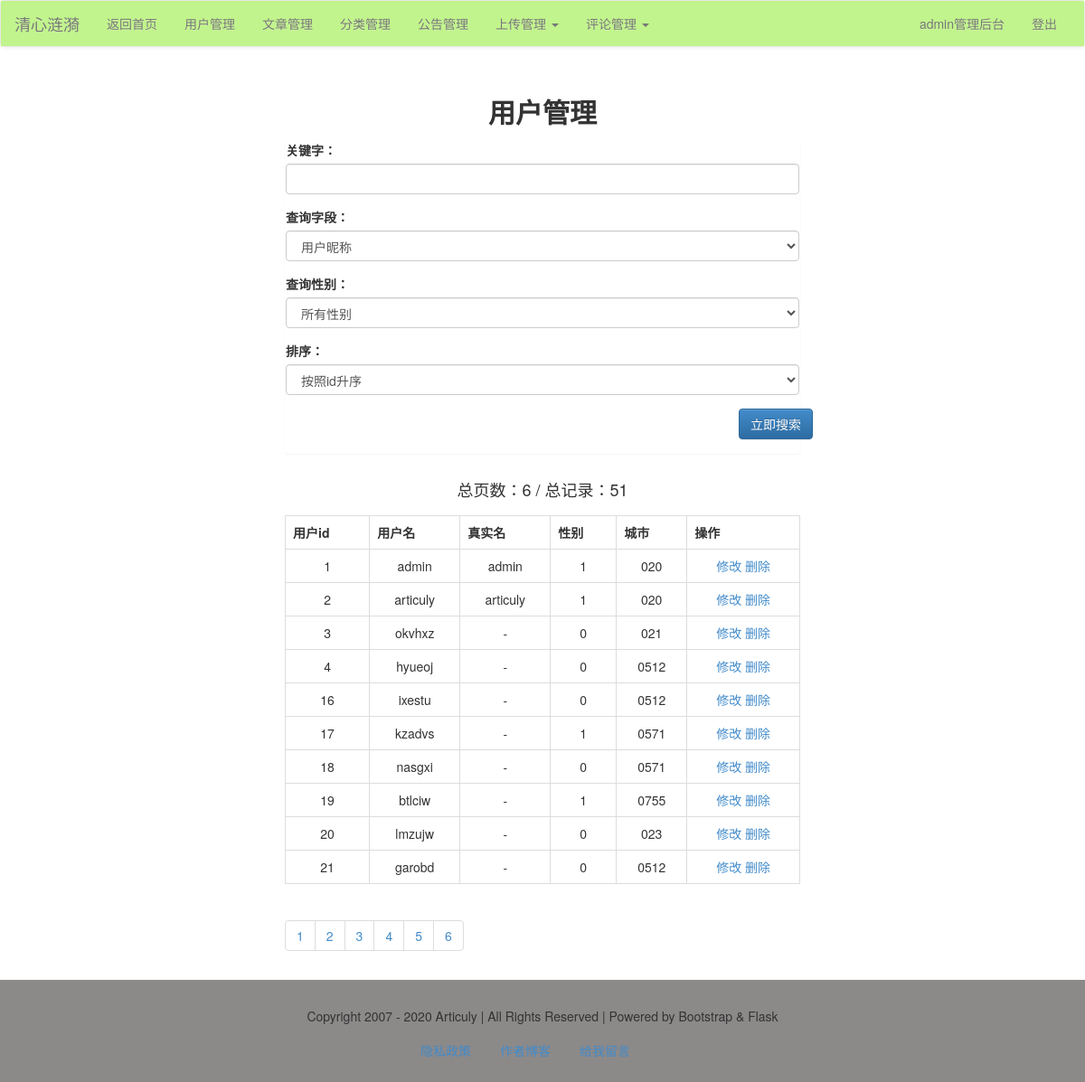
The app's page /admin/user/list/ (signed in), older data.
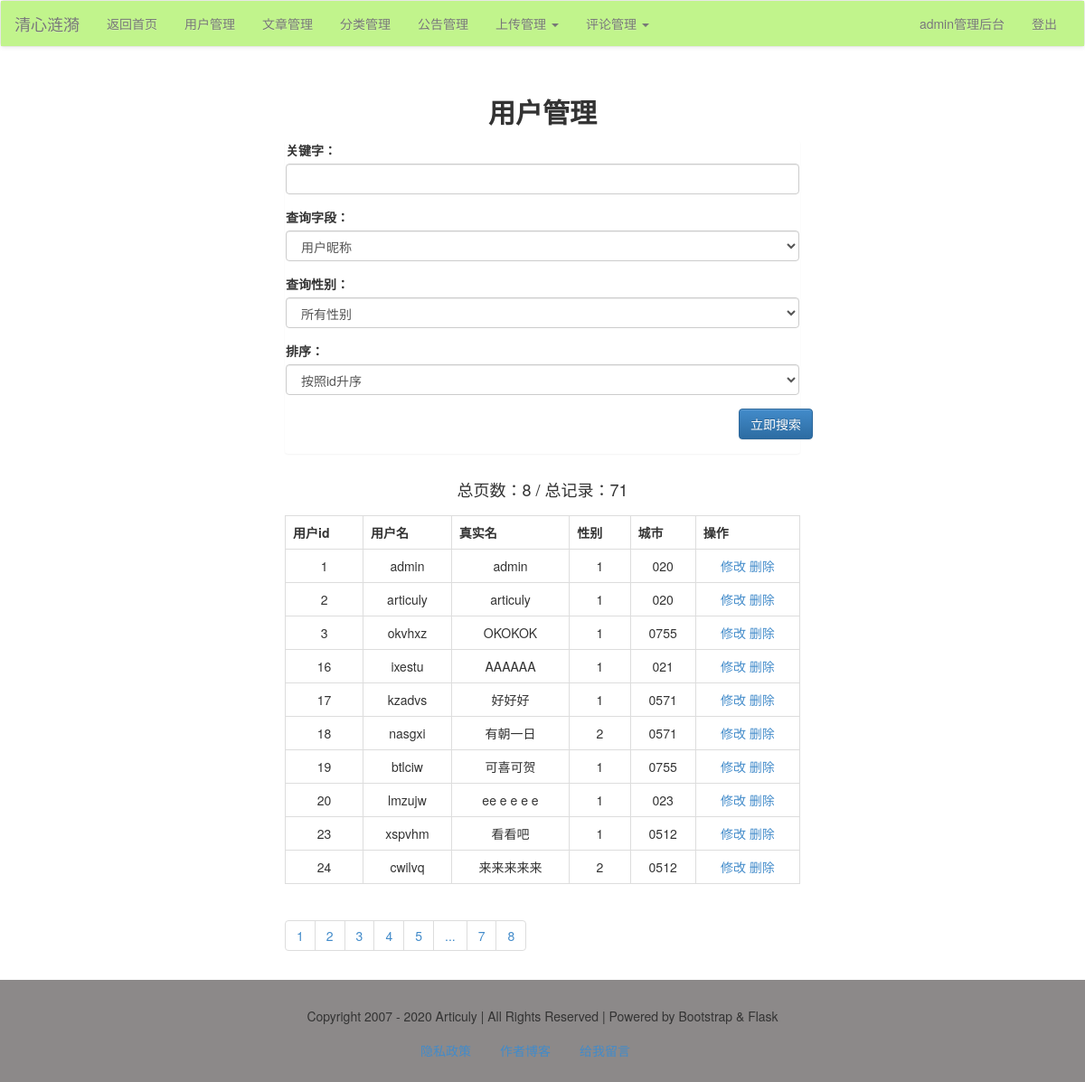
The same page, newer data.
### models.py (models this page shows, shortened)
class User(db.Model):
    id = db.Column(db.Integer, primary_key=True)
    username = db.Column(db.String)
    password = db.Column(db.String)
    realname = db.Column(db.String)
    sex = db.Column(db.Integer)
    city = db.Column(db.String)
    hobby = db.Column(db.String)
    intro = db.Column(db.String)
    comment = db.relationship('Comment')

### admin/users.py (the view)
@admin_app.route('/user/list/', methods=['get', 'post'])
def userList():
    form = UserSearch()
    q = request.args.get('q')
    page = request.args.get('page', 1)
    if q is not None:
        page = request.args.get('page', 1)
        form_field = request.args.get('field')
        form_sex = request.args.get('sex')
        form_order = request.args.get('order')
        print(q, form_field, form_sex, form_order)
        if form_field == 'username':
            condition = User.username.like('%%%s%%' % q)
        else:
            condition = User.realname.like('%%%s%%' % q)
        if form_order == '1':
            order = User.id.asc()
        else:
            order = User.id.desc()
        if request.args.get('sex') == '0':
            res = User.query.filter(condition).order_by(order).paginate(int(page), 10)
        else:
            res = User.query.filter(condition, User.sex == request.args.get('sex')).order_by(order).paginate(page, 10)
        users = res.items
        pageList = res.iter_pages()
        total = res.total
        pages = res.pages
        return render_template('admin/user/user_list.html', users=users, pageList=pageList, pages=pages, total=total,
                               form=form, q=q, field=form_field, sex=form_sex, order=form_order)
    else:
        res = User.query.paginate(int(page), 10)
        users = res.items
        pageList = res.iter_pages()
        total = res.total
        pages = res.pages
        print(q, total)
        return render_template('admin/user/user_list.html', users=users, pageList=pageList, pages=pages, total=total,
                               form=form, q=q)

### forms/account_form.py
class UserSearch(FlaskForm):
    q = StringField('关键字：',
                    validators=[DataRequired()],
                    render_kw={'class': 'form-control'})
    field = SelectField('查询字段：',
                        choices=[('username', '用户昵称'), ('realname', '真实性名')],
                        render_kw={'class': 'form-control'})
    sex = SelectField('查询性别：',
                      choices=[('0', '所有性别'), ('1', '男'), ('2', '女')],
                      render_kw={'class': 'form-control'})
    order = SelectField('排序：', choices=[('1', '按照id升序'), ('2', '按照id降序')],
                        render_kw={'class': 'form-control'})

### admin/admin_app.py (called while the page is built)
@admin_app.before_request
@login_required
def is_admin():
    print(session['user'])
    if session['user'] != 'admin':
        print('user is someone else.')
        return redirect(url_for('login'))

### app.py (called while the page is built)
@app.context_processor
def account():
    username = session.get('user')
    return {'username': username}

@app.context_processor
def getCateList():
    cates = Category.query.all()
    return {'cates': cates}

### libs.py (called while the page is built)
def login_required(func):
    @wraps(func)
    def decorator_nest(*args, **kwargs):
        if not 'user' in session:
            return redirect(url_for('login'))
        else:
            print(func)
            return func(*args, **kwargs)
    return decorator_nest

### templates/admin/user/user_list.html (shortened to what this page needs)
{% extends "admin/admin_base.html" %}
{% block content %}
    <div class="container-fluid">
        <div class="row">
            <div class="main col-lg-6 col-lg-offset-3 col-md-8 col-md-offset-2 col-sm-10 col-sm-offset-1 col-xs-12">
                <h2 class="text-center"><b>用户管理</b></h2>
                <div class="panel">
                    <form action="" method="get">
                        <div class="form-group">
                            {{ form.q.label }}
                            {{ form.q }}
                        </div>
                        <div class="form-group">
                            {{ form.field.label }}
                            {{ form.field }}
                        </div>
                        <div class="form-group">
                            {{ form.sex.label }}
                            {{ form.sex }}
                        </div>
                        <div class="form-group">
                            {{ form.order.label }}
                            {{ form.order }}
                        </div>
                        <div class="form-group ">
                            <div class="row"><input type="submit" name="search" class="btn btn-primary pull-right"
                                                    value="立即搜索"></div>
                        </div>
                    </form>
                </div>
                <div class="row"><h4 class="text-center">总页数：{{ pages }} / 总记录：{{ total }}</h4></div>
                <table class="table table-bordered ">
                    <tr>
                        <th>用户id</th>
                        <th>用户名</th>
                        <th>真实名</th>
                        <th>性别</th>
                        <th>城市</th>
                        <th>操作</th>
                    </tr>
                    {% for user in users %}
                        <tr id="user_{{ user.id }}" class="text-center">
                            <td>{{ user.id }}</td>
                            <td>{{ user.username }}</td>
                            <td>{{ user.realname }}</td>
                            <td>{{ user.sex }}</td>
                            <td>{{ user.city }}</td>
                            <td>
                                <a href="{{ url_for("admin_app.editUser", user_id=user.id) }}" target="_blank">修改</a>
                                <a href="javascript:delUser({{ user.id }})">删除</a>
                            </td>
                        </tr>
                    {% endfor %}
                </table>
                <ul class="pagination">
                    {% for page in pageList %}
                        {% if page!=None %}
                            {% if q == None %}
                                <li><a href="?page={{ page }}">{{ page }}</a></li>
                            {% else %}
                                <li>
                                    <a href="?page={{ page }}&q={{ q }}&field={{ field }}&sex={{ sex }}&order={{ order }}">{{ page }}</a>
                                </li>
                            {% endif %}
                        {% else %}
                            <li><a href="#">...</a></li>
                        {% endif %}
                    {% endfor %}
                </ul>
            </div>
        </div>
    </div>
{% endblock %}

### templates/admin/admin_base.html (shortened to what this page needs)
<!DOCTYPE html>
<html>
{% block head %}
    <head>
        <link rel="stylesheet" type="text/css" href="{{ url_for("static", filename="css/bootstrap.css") }}"/>
        <link rel="stylesheet" type="text/css" href="{{ url_for("static", filename="css/bootstrap-theme.css") }}"/>
    </head>
{% endblock %}
<body>
{% block nav %}
    <nav class="navbar navbar-default">
        <div class="container-fluid" style="background-color: #C1F48C;">
            <div class="navbar-header">
                <a class="navbar-brand" href="#">清心涟漪</a>
            </div>
            <div class="collapse navbar-collapse" id="bs-example-navbar-collapse-1">
                <ul class="nav navbar-nav">
                    <li><a href="/">返回首页</a></li>
                    <li><a href="{{ url_for("admin_app.userList") }}">用户管理</a></li>
                    <li><a href="{{ url_for("admin_app.article_list") }}">文章管理</a></li>
                    <li><a href="{{ url_for("admin_app.cateList") }}">分类管理</a></li>
                    <li><a href="{{ url_for("admin_app.alert_list") }}">公告管理</a></li>
                    <li class="dropdown">
                        <a href="#" class="dropdown-toggle" data-toggle="dropdown" role="button"
                           aria-haspopup="true"
                           aria-expanded="false">上传管理 <span class="caret"></span></a>
                    </li>
                    <li class="dropdown">
                        <a href="#" class="dropdown-toggle" data-toggle="dropdown" role="button"
                           aria-haspopup="true"
                           aria-expanded="false">评论管理 <span class="caret"></span></a>
                    </li>
                </ul>
                <ul class="nav navbar-nav navbar-right">
                    <li><a href="{{ url_for("admin_app.admin_index") }}">{{ username }}管理后台</a></li>
                    <li><a href="{{ url_for("logout") }}">登出</a></li>
                </ul>
            </div>
        </div>
    </nav>
{% endblock %}
{% block content %}{% endblock %}
{% block footer %}
    <footer>
        <div class="container-fluid">
            <div class="row">
                <div class="col-md-12">
                    Copyright 2007 - 2020 Articuly | All Rights Reserved | Powered by Bootstrap & Flask
                </div>
            </div>
        </div>
        <nav>
            <ul class="nav nav-pills">
                <li><a href="" data-toggle="modal" data-target="#myModal">隐私政策</a></li>
                <li><a href="https://articuly.com" target="_blank">作者博客</a></li>
                <li><a href="">给我留言</a></li>
            </ul>
        </nav>
    </footer>
{% endblock %}
</body>
</html>

Row changes from the older to the newer data that the page shows:
removed User: id "4", username "hyueoj", realname "-", sex "0", city "0512"
removed User: id "21", username "garobd", realname "-", sex "0", city "0512"
changed User "okvhxz": realname "-" → "OKOKOK"; sex "0" → "1"; city "021" → "0755"
changed User "ixestu": realname "-" → "AAAAAA"; sex "0" → "1"; city "0512" → "021"
changed User "kzadvs": realname "-" → "好好好"
changed User "nasgxi": realname "-" → "有朝一日"; sex "0" → "2"
changed User "btlciw": realname "-" → "可喜可贺"
changed User "lmzujw": realname "-" → "ee e e e e"; sex "0" → "1"
now on this page (row edited): User: id "23", username "xspvhm", realname "看看吧", sex "1", city "0512"
now on this page (row edited): User: id "24", username "cwilvq", realname "来来来来来", sex "2", city "0512"
Text that changed along with them:
{{ pages }}: "6" → "8"
{{ total }}: "51" → "71"
new list line: "7"
new list line: "8"
list line gone: "6"
